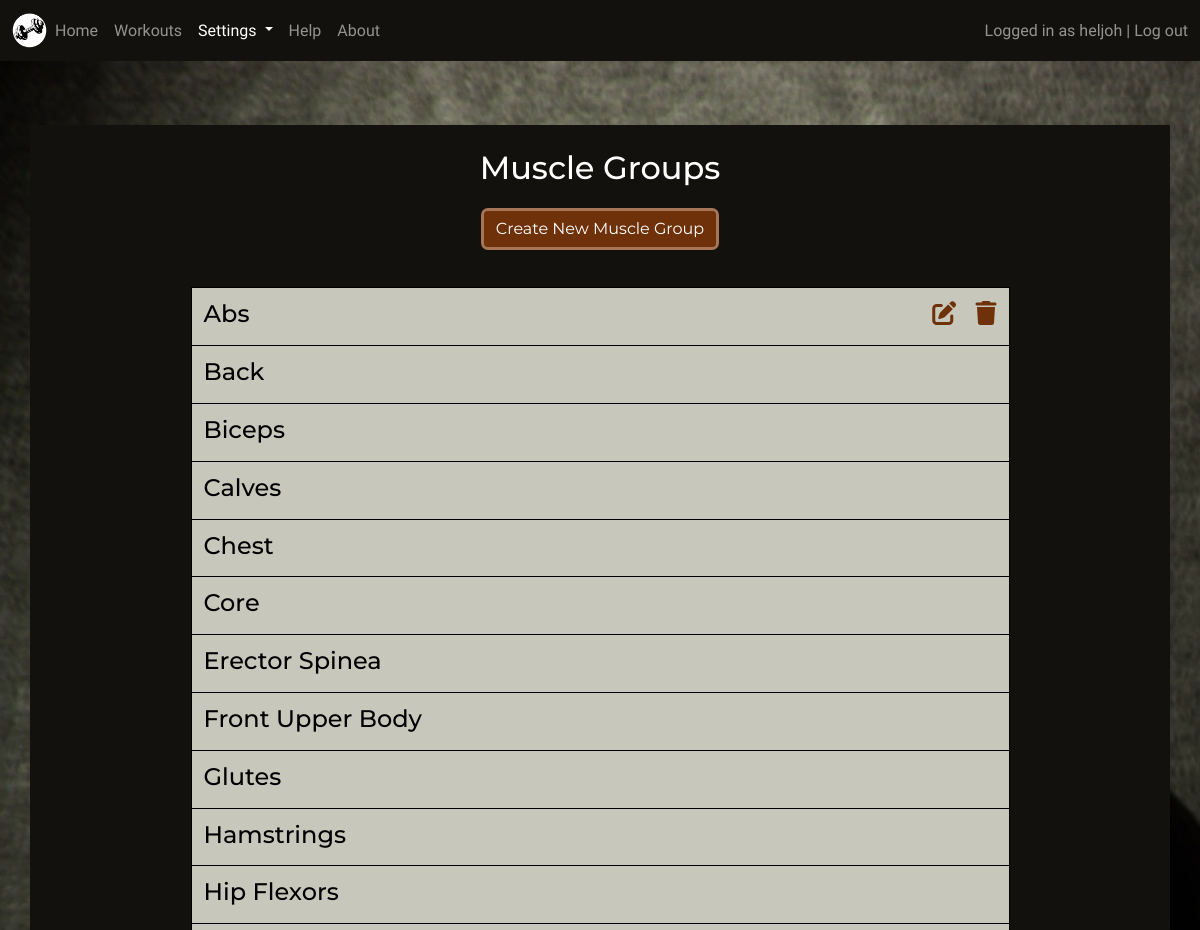
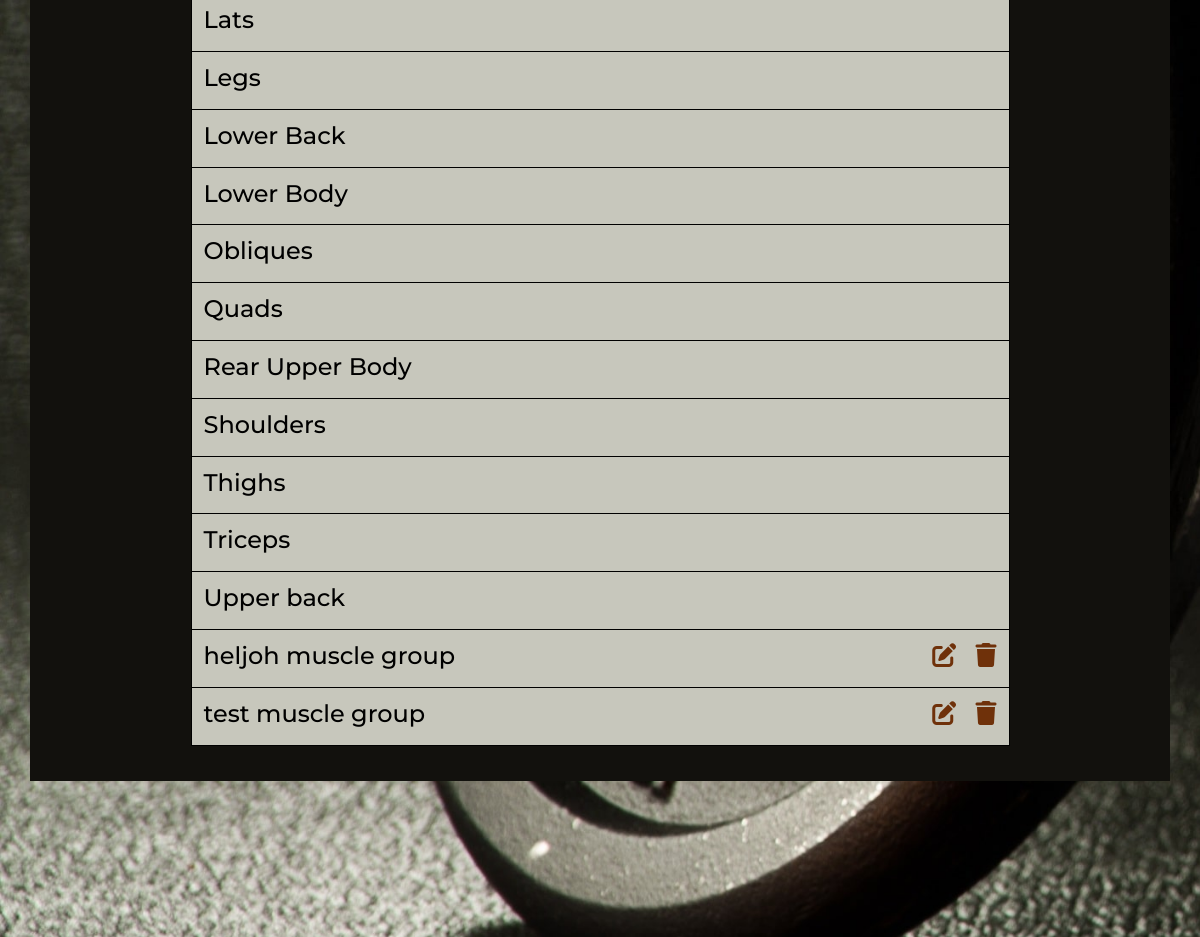
Before: /settings/muscle_groups/ (signed in, upper part) with the older database file (2 pictures, top to bottom).
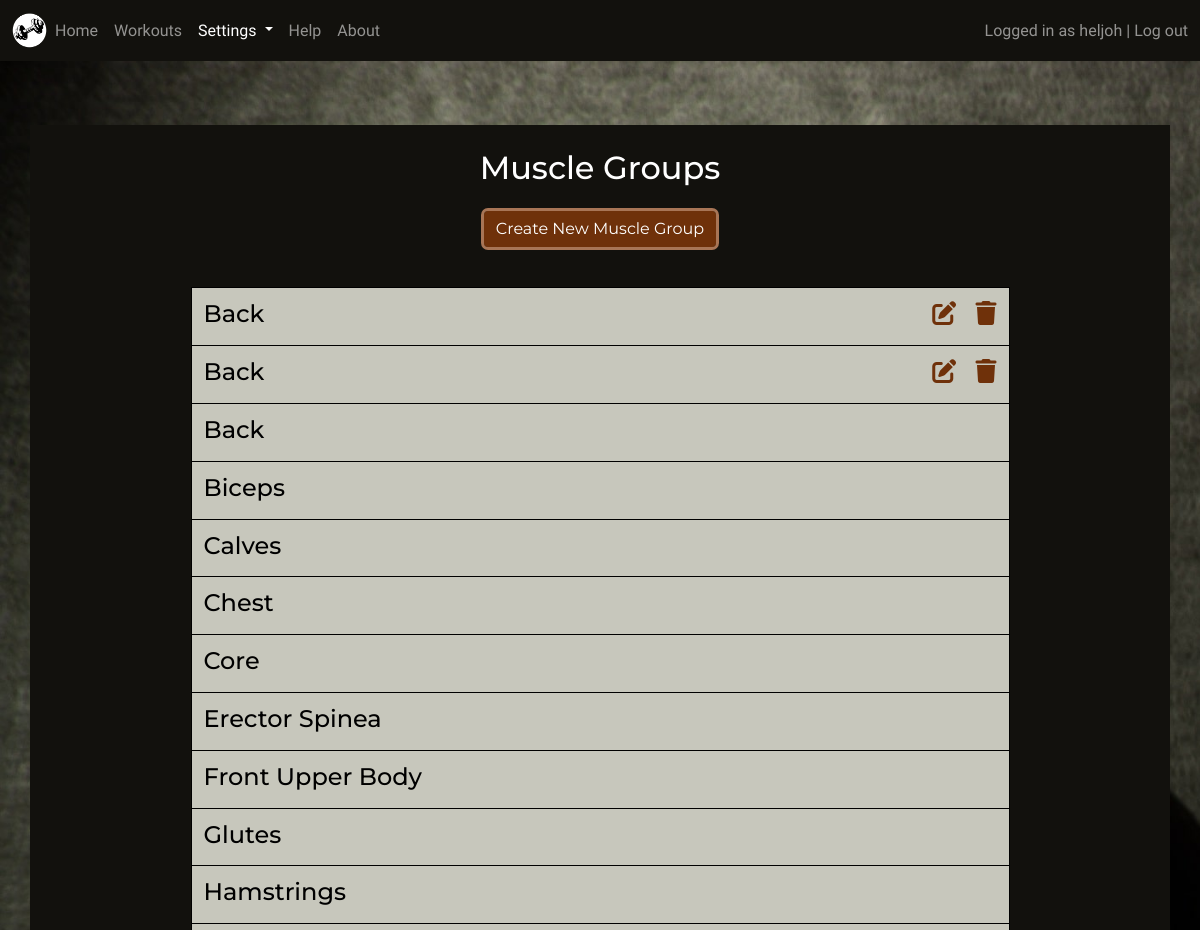
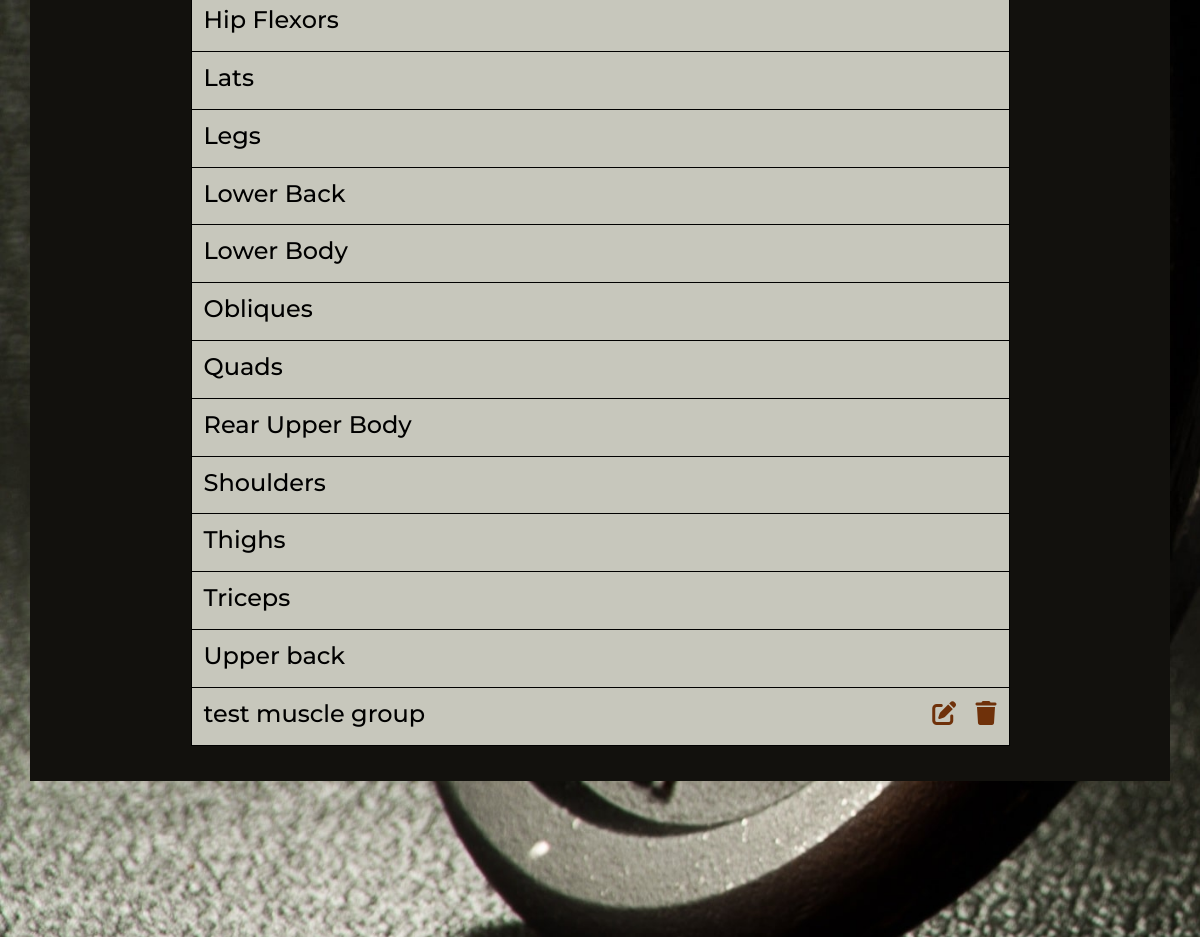
After: the same page with the newer database file (2 pictures, top to bottom).
### setup/models.py (models this page shows, shortened)
class MuscleGroup(models.Model):
    name = models.CharField(max_length=30, null=False, blank=False)
    created_by = models.ForeignKey(User, on_delete=models.CASCADE)
    class Meta:
        ordering = ['name']

### setup/views.py (the view)
# urls.py: path('settings/muscle_groups/', MuscleGroupList.as_view(),
class MuscleGroupList(generic.ListView):
    model = MuscleGroup
    template_name = 'setup/muscle_groups.html'
    def get_queryset(self):
        queryset = super().get_queryset()
        filter = [self.request.user.username, "itrainadmin"]
        queryset = queryset.filter(created_by__username__in=filter)
        return queryset

### setup/templates/setup/muscle_groups.html (shortened to what this page needs)
{% extends 'base.html' %}
{% load static %}
{% block content %}
<div class="jumbotron container p1 p-sm-2 mt-md-3">
  {% if user.is_authenticated %}
  <div class="jumbotron-head justify-content-center text-center mt-3">
    <h2 class="mb-4">Muscle Groups</h2>
    <a href="{% url 'create_muscle_group'%}">
      <button type="button" class="btn btn-primary" aria-label="Create Muscle Group">Create New Muscle Group</button>
    </a>
  </div>
  <div class="container-md content-list-container p-sm-4 mt-3 gy-4 dark-clr">
    <div class="row session-workout content-list row-cols-1">
      {% for muscle_group in musclegroup_list %}
      <div class="col col-sm-6 col-md-9 grid-col2">
        <h4>{{ muscle_group.name }}</h4>
      </div>
      <div class="col col-sm-6 col-md-3 grid-col2 list-icons">
        <h4 class="float-start float-sm-end">
          {% if user.username == muscle_group.created_by.username %}
          <a class="med-dark-clr" href="{% url 'edit_muscle_group' muscle_group.id %}" aria-label="Edit Muscle Group">
            <i class="fa-solid fa-edit"></i></a>&nbsp;&nbsp;
          <a class="med-dark-clr" href="#delete-muscle_group-{{ muscle_group.id }}" data-bs-toggle="modal"
            aria-label="Delete Muscle Group">
            <i class="fa-solid fa-trash"></i>
          </a>
          {% endif %}
        </h4>
      </div>
      {% empty %}
      <div class="col grid-col2 pt-3">
        <h4>You have no Muscle Groups to show</h4>
      </div>
      {% endfor %}
    </div>
  </div>
  {% endif %}
</div>
{% endblock %}

Changed rows visible on the page:
changed MuscleGroup (number 1 of 24 on the later page): name "Abs" → "Back"
changed MuscleGroup (number 2 of 24 on the later page): name "heljoh muscle group" → "Back"; moves up the list
